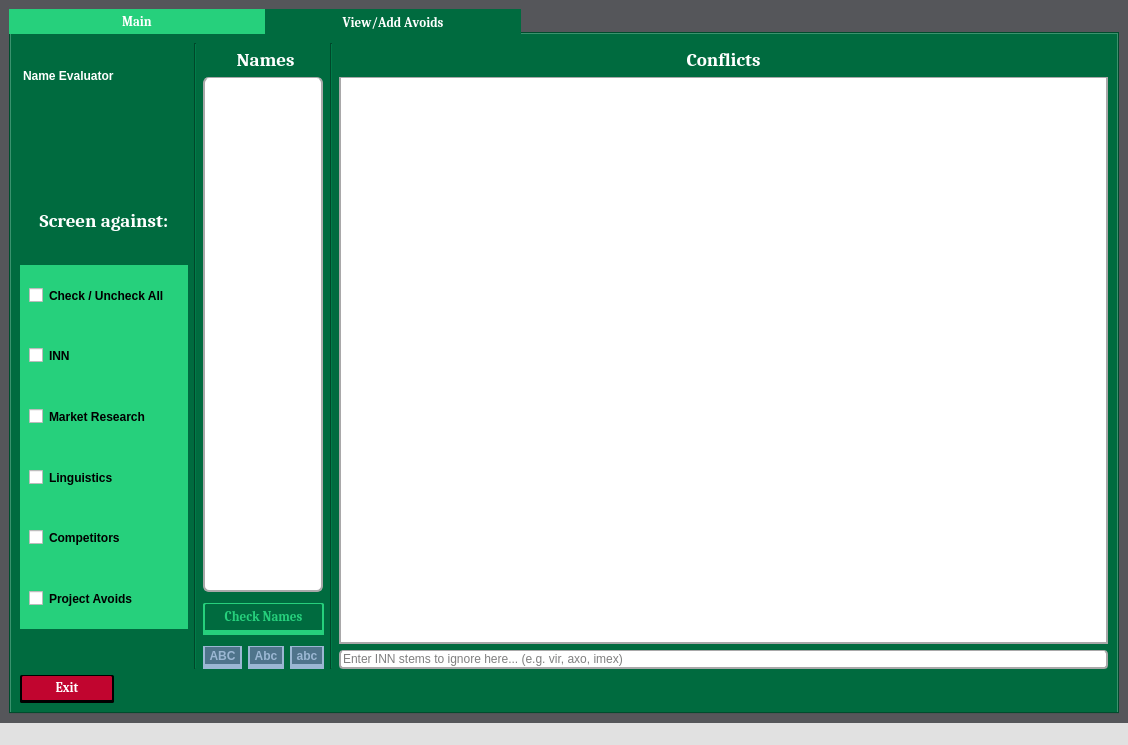
<?xml version="1.0" encoding="UTF-8"?>
<ui version="4.0">
 <class>NameEvaluator</class>
 <widget class="QMainWindow" name="NameEvaluator">
  <property name="geometry">
   <rect>
    <x>0</x>
    <y>0</y>
    <width>1128</width>
    <height>745</height>
   </rect>
  </property>
  <property name="font">
   <font>
    <pointsize>9</pointsize>
   </font>
  </property>
  <property name="windowTitle">
   <string>NameEvaluator</string>
  </property>
  <property name="windowIcon">
   <iconset>
    <normaloff>../../../NameChecker/src/archive/Projects/Old Projects/Name Checkers/genie/lamp.ico</normaloff>../../../NameChecker/src/archive/Projects/Old Projects/Name Checkers/genie/lamp.ico</iconset>
  </property>
  <property name="styleSheet">
   <string notr="true">QWidget{
background-color: rgb(225, 225, 225);
}
QCheckBox{
width:130%;
}
QTableWidget{
background-color: rgb(240, 240, 240);
border: 2px solid rgb(200, 200, 200);
}
QTableWidget:hover, QTableWidget:focus{
background-color:rgb(255,255,255);
}
QProgressBar{
background-color: rgb(215, 215, 215);;
color:white;
}
QProgressBar:bar {
background-color: grey;
width: 10px;
margin: 1px;
}
QRadioButton:hover{
color:rgb(100,100,100);
}
QTextEdit, QPlainTextEdit, QTextBrowser{
border: 2px solid rgb(180, 180, 180);
border-radius: 6px;
padding: 5px;
background-color: rgb(240, 240, 240);
}
QLineEdit{
border: 2px solid rgb(180, 180, 180);
border-radius: 4px;
background-color: rgb(240, 240, 240);
}
QLineEdit:hover, QLineEdit:focus, QTextEdit:hover, QTextEdit:focus, QPlainTextEdit:hover, QPlainTextEdit:focus{
background-color:rgb(255,255,255);
}
QLabel{
padding-top:5px;
color: black;
font: bold;
}
QPushButton {
color: black;
border: 2px solid rgb(190, 190, 190);
border-radius: 11px;
padding: 5px;
background: qradialgradient(cx: 0.2, cy: 1.3,
fx: 1.0, fy: 0.5,
radius: 1.35, stop: 0 rgb(228, 228, 228), stop: 1 rgb(208, 208, 208));
min-width: 80px;
font: bold;
}
QPushButton:pressed, QToolButton:pressed {
color:blue;
background: qradialgradient(cx: 0.4, cy: -0.1,
fx: 0.4, fy: -0.1,
radius: 1.35, stop: 0 #fff, stop: 1 rgb(245, 245, 245));
font:italic;
}
QPushButton:hover, QToolButton:hover{
color:rgb(100,100,100);
border: 2px solid rgb(200, 200, 200);
}
QScrollBar::horizontal {
max-height: 7px;
}
QScrollBar::vertical {
max-width: 7px;
}
QScrollBar::handle:vertical {
background-color:rgb(200, 200, 200);
max-width: 4px;
}
QScrollBar::handle:horizontal {
background-color:rgb(200, 200, 200);
max-height: 4px;
}</string>
  </property>
  <widget class="QWidget" name="MainWindow">
   <property name="styleSheet">
    <string notr="true">opacity: 0;
font: 10pt &quot;Cambria&quot;;
background-color: #55565A;
</string>
   </property>
   <layout class="QGridLayout" name="gridLayout_2">
    <item row="0" column="0">
     <widget class="QTabWidget" name="MainTab">
      <property name="font">
       <font>
        <family>Cambria</family>
        <pointsize>10</pointsize>
        <weight>50</weight>
        <italic>false</italic>
        <bold>false</bold>
        <underline>false</underline>
        <kerning>false</kerning>
       </font>
      </property>
      <property name="styleSheet">
       <string notr="true">QWidget{
background-color:#006B3F;
}
QLabel{
font: 75 14pt &quot;Cambria&quot;;
font-weight:bold;
color:white;
}
QPlainTextEdit {
background-color:white;
border-top:1px solid #A9A8A9;
border-left: 2px solid #A9A8A9;
border-right: 2px solid #A9A8A9;
border-bottom: 2px solid #A9A8A9;
}
QTableView {
background-color:white;
border-top:1px solid #A9A8A9;
border-left: 2px solid #A9A8A9;
border-right: 2px solid #A9A8A9;
border-bottom: 2px solid #A9A8A9;
}
QLineEdit{
background-color: white;
border-top:1px solid #A9A8A9;
border-left: 2px solid #A9A8A9;
border-right: 2px solid #A9A8A9;
border-bottom: 2px solid #A9A8A9;
}
QToolButton{
background-color: #4F748B;
border-top:1px solid #9BB7D3;
border-left: 2px solid #9BB7D3;
border-right: 2px solid #9BB7D3;
border-bottom: 5px solid #9BB7D3;
color:#9BB7D3;
font-weight:bold;
}
QToolButton:hover{
background-color: #9BB7D3;
color:white;
}
QToolButton:pressed{
background-color: #9BB7D3;
color:white;
border-top:5px solid white;
border-left: 2px solid white;
border-right: 2px solid white;
border-bottom: 1px solid white;
}
QPushButton{
background-color: #006B3F;
border-top:1px solid #26D07C;
border-left: 2px solid #26D07C;
border-right: 2px solid #26D07C;
border-bottom: 5px solid #26D07C;
border-radius: 2px;
color:#26D07C;
font-weight:bold;
}
QPushButton:hover{
background-color:#26D07C;
color:white;
}
QPushButton:pressed{
background-color: #006B3F;
border-top:5px solid white;
border-left: 2px solid white;
border-right: 2px solid white;
border-bottom: 2px solid white;
border-radius: 2px;
}
QGroupBox{
background-color: #26D07C;
border:none;
font-weight:bold;
}
QGroupBox:hover{
background-color: #A9A8A9;
}
QCheckBox{
border: None;
background-color: None;
font-weight:bold;

}
QCheckBox:hover{
color:white;
}

QTabWidget QTabBar::tab{
background-color: #006B3F;
height: 25px;
width: 256px;
color:white;
font-weight:bold;
}
QTabWidget QTabBar::tab:selected{
background-color: #26D07C;
width: 256px;
color:white;
}
QCheckbox{
border: None;
background-color: None;
}
QScrollBar:vertical {
background:#9BB7D3;
}
QScrollBar:handle{
background:#4F748B;
}
QScrollBar:pressed{
background:#A9A8A9;
}
QScrollBar::add-line:vertical {
height: 0px;
}
QScrollBar::sub-line:vertical {
height: 0px;
}
QScrollBar::add-page:vertical, QScrollBar::sub-page:vertical {
height: 0px;
}

</string>
      </property>
      <property name="tabPosition">
       <enum>QTabWidget::North</enum>
      </property>
      <property name="currentIndex">
       <number>0</number>
      </property>
      <widget class="QWidget" name="main_tab">
       <property name="styleSheet">
        <string notr="true"/>
       </property>
       <attribute name="title">
        <string>Main</string>
       </attribute>
       <layout class="QGridLayout" name="gridLayout">
        <item row="0" column="0">
         <layout class="QHBoxLayout" name="horizontalLayout">
          <item>
           <layout class="QVBoxLayout" name="verticalLayout_2">
            <property name="spacing">
             <number>0</number>
            </property>
            <property name="topMargin">
             <number>0</number>
            </property>
            <item>
             <widget class="QLabel" name="label_2">
              <property name="text">
               <string>Name Evaluator</string>
              </property>
             </widget>
            </item>
            <item alignment="Qt::AlignHCenter|Qt::AlignVCenter">
             <widget class="QLabel" name="label">
              <property name="maximumSize">
               <size>
                <width>150</width>
                <height>150</height>
               </size>
              </property>
              <property name="text">
               <string>&lt;html&gt;&lt;head/&gt;&lt;body&gt;&lt;p&gt;&lt;img src=&quot;:/img_/Leaderboard_Icon_RGB.jpg&quot;/&gt;&lt;/p&gt;&lt;/body&gt;&lt;/html&gt;</string>
              </property>
             </widget>
            </item>
            <item>
             <spacer name="horizontalSpacer_10">
              <property name="orientation">
               <enum>Qt::Horizontal</enum>
              </property>
              <property name="sizeType">
               <enum>QSizePolicy::Preferred</enum>
              </property>
              <property name="sizeHint" stdset="0">
               <size>
                <width>40</width>
                <height>20</height>
               </size>
              </property>
             </spacer>
            </item>
            <item>
             <spacer name="horizontalSpacer_7">
              <property name="orientation">
               <enum>Qt::Horizontal</enum>
              </property>
              <property name="sizeType">
               <enum>QSizePolicy::Preferred</enum>
              </property>
              <property name="sizeHint" stdset="0">
               <size>
                <width>40</width>
                <height>20</height>
               </size>
              </property>
             </spacer>
            </item>
            <item alignment="Qt::AlignTop">
             <widget class="QLabel" name="name_rationale_label_3">
              <property name="sizePolicy">
               <sizepolicy hsizetype="Preferred" vsizetype="Fixed">
                <horstretch>0</horstretch>
                <verstretch>0</verstretch>
               </sizepolicy>
              </property>
              <property name="minimumSize">
               <size>
                <width>0</width>
                <height>0</height>
               </size>
              </property>
              <property name="font">
               <font>
                <family>Cambria</family>
                <pointsize>14</pointsize>
                <weight>75</weight>
                <italic>false</italic>
                <bold>true</bold>
               </font>
              </property>
              <property name="statusTip">
               <string>Choose what you would like to screen against</string>
              </property>
              <property name="styleSheet">
               <string notr="true"/>
              </property>
              <property name="text">
               <string>Screen against:</string>
              </property>
              <property name="alignment">
               <set>Qt::AlignCenter</set>
              </property>
             </widget>
            </item>
            <item>
             <widget class="QGroupBox" name="group_check_uncheck_all">
              <property name="mouseTracking">
               <bool>false</bool>
              </property>
              <property name="styleSheet">
               <string notr="true"/>
              </property>
              <property name="checkable">
               <bool>false</bool>
              </property>
              <layout class="QHBoxLayout" name="horizontalLayout_13">
               <item>
                <widget class="QCheckBox" name="checkbox_all">
                 <property name="toolTip">
                  <string/>
                 </property>
                 <property name="statusTip">
                  <string>Check or uncheck all options [Ctrl+Shift+A]</string>
                 </property>
                 <property name="styleSheet">
                  <string notr="true"/>
                 </property>
                 <property name="text">
                  <string>Check / Uncheck All</string>
                 </property>
                 <property name="shortcut">
                  <string>Ctrl+Shift+A</string>
                 </property>
                </widget>
               </item>
              </layout>
             </widget>
            </item>
            <item>
             <widget class="QGroupBox" name="group_inn">
              <property name="styleSheet">
               <string notr="true"/>
              </property>
              <layout class="QHBoxLayout" name="horizontalLayout_4">
               <item>
                <widget class="QCheckBox" name="checkbox_inn">
                 <property name="enabled">
                  <bool>true</bool>
                 </property>
                 <property name="sizePolicy">
                  <sizepolicy hsizetype="Preferred" vsizetype="Fixed">
                   <horstretch>0</horstretch>
                   <verstretch>0</verstretch>
                  </sizepolicy>
                 </property>
                 <property name="maximumSize">
                  <size>
                   <width>16777215</width>
                   <height>16777215</height>
                  </size>
                 </property>
                 <property name="toolTip">
                  <string/>
                 </property>
                 <property name="statusTip">
                  <string>Check against INN avoids</string>
                 </property>
                 <property name="styleSheet">
                  <string notr="true"/>
                 </property>
                 <property name="text">
                  <string>INN</string>
                 </property>
                 <attribute name="buttonGroup">
                  <string notr="true">checkboxGroup</string>
                 </attribute>
                </widget>
               </item>
              </layout>
             </widget>
            </item>
            <item>
             <widget class="QGroupBox" name="group_market_research">
              <property name="whatsThis">
               <string>checkboxContainer</string>
              </property>
              <property name="styleSheet">
               <string notr="true"/>
              </property>
              <layout class="QHBoxLayout" name="horizontalLayout_3">
               <item>
                <widget class="QCheckBox" name="checkbox_market_research">
                 <property name="sizePolicy">
                  <sizepolicy hsizetype="Preferred" vsizetype="Fixed">
                   <horstretch>0</horstretch>
                   <verstretch>0</verstretch>
                  </sizepolicy>
                 </property>
                 <property name="maximumSize">
                  <size>
                   <width>16777215</width>
                   <height>16777215</height>
                  </size>
                 </property>
                 <property name="toolTip">
                  <string/>
                 </property>
                 <property name="statusTip">
                  <string>Check against market research avoids</string>
                 </property>
                 <property name="text">
                  <string>Market Research</string>
                 </property>
                 <attribute name="buttonGroup">
                  <string notr="true">checkboxGroup</string>
                 </attribute>
                </widget>
               </item>
              </layout>
             </widget>
            </item>
            <item>
             <widget class="QGroupBox" name="group_linguistics">
              <layout class="QHBoxLayout" name="horizontalLayout_2">
               <item>
                <widget class="QCheckBox" name="checkbox_linguistic">
                 <property name="sizePolicy">
                  <sizepolicy hsizetype="Preferred" vsizetype="Fixed">
                   <horstretch>0</horstretch>
                   <verstretch>0</verstretch>
                  </sizepolicy>
                 </property>
                 <property name="maximumSize">
                  <size>
                   <width>16777215</width>
                   <height>16777215</height>
                  </size>
                 </property>
                 <property name="toolTip">
                  <string/>
                 </property>
                 <property name="statusTip">
                  <string>Check against linguistic avoids</string>
                 </property>
                 <property name="styleSheet">
                  <string notr="true"/>
                 </property>
                 <property name="text">
                  <string>Linguistics</string>
                 </property>
                 <attribute name="buttonGroup">
                  <string notr="true">checkboxGroup</string>
                 </attribute>
                </widget>
               </item>
              </layout>
             </widget>
            </item>
            <item>
             <widget class="QGroupBox" name="group_competitor">
              <layout class="QHBoxLayout" name="horizontalLayout_5">
               <item>
                <widget class="QCheckBox" name="checkbox_competitor">
                 <property name="sizePolicy">
                  <sizepolicy hsizetype="Preferred" vsizetype="Fixed">
                   <horstretch>0</horstretch>
                   <verstretch>0</verstretch>
                  </sizepolicy>
                 </property>
                 <property name="maximumSize">
                  <size>
                   <width>16777215</width>
                   <height>16777215</height>
                  </size>
                 </property>
                 <property name="toolTip">
                  <string/>
                 </property>
                 <property name="statusTip">
                  <string>Check against competitor names</string>
                 </property>
                 <property name="styleSheet">
                  <string notr="true"/>
                 </property>
                 <property name="text">
                  <string>Competitors</string>
                 </property>
                 <attribute name="buttonGroup">
                  <string notr="true">checkboxGroup</string>
                 </attribute>
                </widget>
               </item>
              </layout>
             </widget>
            </item>
            <item>
             <widget class="QGroupBox" name="group_project_avoids">
              <layout class="QHBoxLayout" name="horizontalLayout_7">
               <item>
                <widget class="QCheckBox" name="checkbox_project">
                 <property name="sizePolicy">
                  <sizepolicy hsizetype="Preferred" vsizetype="Fixed">
                   <horstretch>0</horstretch>
                   <verstretch>0</verstretch>
                  </sizepolicy>
                 </property>
                 <property name="maximumSize">
                  <size>
                   <width>16777215</width>
                   <height>16777215</height>
                  </size>
                 </property>
                 <property name="toolTip">
                  <string/>
                 </property>
                 <property name="statusTip">
                  <string>Check against project avoids</string>
                 </property>
                 <property name="styleSheet">
                  <string notr="true"/>
                 </property>
                 <property name="text">
                  <string>Project Avoids</string>
                 </property>
                 <attribute name="buttonGroup">
                  <string notr="true">checkboxGroup</string>
                 </attribute>
                </widget>
               </item>
              </layout>
             </widget>
            </item>
            <item>
             <spacer name="horizontalSpacer">
              <property name="orientation">
               <enum>Qt::Horizontal</enum>
              </property>
              <property name="sizeType">
               <enum>QSizePolicy::Preferred</enum>
              </property>
              <property name="sizeHint" stdset="0">
               <size>
                <width>40</width>
                <height>20</height>
               </size>
              </property>
             </spacer>
            </item>
            <item>
             <spacer name="horizontalSpacer_9">
              <property name="orientation">
               <enum>Qt::Horizontal</enum>
              </property>
              <property name="sizeType">
               <enum>QSizePolicy::Preferred</enum>
              </property>
              <property name="sizeHint" stdset="0">
               <size>
                <width>40</width>
                <height>20</height>
               </size>
              </property>
             </spacer>
            </item>
           </layout>
          </item>
          <item>
           <widget class="Line" name="line_9">
            <property name="orientation">
             <enum>Qt::Vertical</enum>
            </property>
           </widget>
          </item>
          <item>
           <layout class="QVBoxLayout" name="verticalLayout_3">
            <property name="spacing">
             <number>6</number>
            </property>
            <property name="sizeConstraint">
             <enum>QLayout::SetDefaultConstraint</enum>
            </property>
            <item>
             <widget class="QLabel" name="name_rationale_label_2">
              <property name="sizePolicy">
               <sizepolicy hsizetype="Preferred" vsizetype="Fixed">
                <horstretch>0</horstretch>
                <verstretch>0</verstretch>
               </sizepolicy>
              </property>
              <property name="minimumSize">
               <size>
                <width>0</width>
                <height>0</height>
               </size>
              </property>
              <property name="font">
               <font>
                <family>Cambria</family>
                <pointsize>14</pointsize>
                <weight>75</weight>
                <italic>false</italic>
                <bold>true</bold>
               </font>
              </property>
              <property name="statusTip">
               <string>Your Names without rationale and/or notes</string>
              </property>
              <property name="styleSheet">
               <string notr="true"/>
              </property>
              <property name="text">
               <string> Names</string>
              </property>
              <property name="alignment">
               <set>Qt::AlignCenter</set>
              </property>
             </widget>
            </item>
            <item>
             <widget class="QPlainTextEdit" name="text_names">
              <property name="sizePolicy">
               <sizepolicy hsizetype="Preferred" vsizetype="Expanding">
                <horstretch>0</horstretch>
                <verstretch>0</verstretch>
               </sizepolicy>
              </property>
              <property name="maximumSize">
               <size>
                <width>120</width>
                <height>16777215</height>
               </size>
              </property>
              <property name="font">
               <font>
                <family>Cambria</family>
                <pointsize>10</pointsize>
                <weight>50</weight>
                <italic>false</italic>
                <bold>false</bold>
               </font>
              </property>
              <property name="statusTip">
               <string>Enter all names to be checked against here</string>
              </property>
              <property name="styleSheet">
               <string notr="true"/>
              </property>
              <property name="lineWrapMode">
               <enum>QPlainTextEdit::NoWrap</enum>
              </property>
             </widget>
            </item>
            <item>
             <layout class="QHBoxLayout" name="horizontalLayout_19">
              <property name="topMargin">
               <number>5</number>
              </property>
              <property name="bottomMargin">
               <number>5</number>
              </property>
              <item>
               <widget class="QPushButton" name="btn_check_names">
                <property name="sizePolicy">
                 <sizepolicy hsizetype="Preferred" vsizetype="Fixed">
                  <horstretch>0</horstretch>
                  <verstretch>0</verstretch>
                 </sizepolicy>
                </property>
                <property name="font">
                 <font>
                  <family>Cambria</family>
                  <pointsize>10</pointsize>
                  <weight>75</weight>
                  <italic>false</italic>
                  <bold>true</bold>
                 </font>
                </property>
                <property name="statusTip">
                 <string>Commit and run names against all selected avoids [Ctrl+ Enter]</string>
                </property>
                <property name="styleSheet">
                 <string notr="true"/>
                </property>
                <property name="text">
                 <string>Check Names</string>
                </property>
                <property name="shortcut">
                 <string>Ctrl+Return</string>
                </property>
               </widget>
              </item>
             </layout>
            </item>
            <item>
             <layout class="QHBoxLayout" name="horizontalLayout_6">
              <item>
               <widget class="QToolButton" name="btn_upper_case">
                <property name="toolTip">
                 <string/>
                </property>
                <property name="statusTip">
                 <string>Set all names to uppercase</string>
                </property>
                <property name="styleSheet">
                 <string notr="true"/>
                </property>
                <property name="text">
                 <string>ABC</string>
                </property>
               </widget>
              </item>
              <item>
               <widget class="QToolButton" name="btn_title_case">
                <property name="toolTip">
                 <string/>
                </property>
                <property name="statusTip">
                 <string>Set all names to title case</string>
                </property>
                <property name="styleSheet">
                 <string notr="true"/>
                </property>
                <property name="text">
                 <string>Abc</string>
                </property>
               </widget>
              </item>
              <item>
               <widget class="QToolButton" name="btn_lower_case">
                <property name="toolTip">
                 <string/>
                </property>
                <property name="statusTip">
                 <string>Set all names to lowercase</string>
                </property>
                <property name="styleSheet">
                 <string notr="true"/>
                </property>
                <property name="text">
                 <string>abc</string>
                </property>
               </widget>
              </item>
             </layout>
            </item>
           </layout>
          </item>
          <item>
           <widget class="Line" name="line_4">
            <property name="orientation">
             <enum>Qt::Vertical</enum>
            </property>
           </widget>
          </item>
          <item>
           <layout class="QVBoxLayout" name="verticalLayout_7">
            <item>
             <widget class="QLabel" name="name_conflict_label">
              <property name="enabled">
               <bool>true</bool>
              </property>
              <property name="sizePolicy">
               <sizepolicy hsizetype="Preferred" vsizetype="Fixed">
                <horstretch>0</horstretch>
                <verstretch>0</verstretch>
               </sizepolicy>
              </property>
              <property name="font">
               <font>
                <family>Cambria</family>
                <pointsize>14</pointsize>
                <weight>75</weight>
                <italic>false</italic>
                <bold>true</bold>
               </font>
              </property>
              <property name="text">
               <string>Conflicts</string>
              </property>
              <property name="alignment">
               <set>Qt::AlignCenter</set>
              </property>
             </widget>
            </item>
            <item>
             <widget class="QTableView" name="qtable_results">
              <property name="statusTip">
               <string>Results of avoid checks here</string>
              </property>
              <property name="styleSheet">
               <string notr="true"/>
              </property>
              <property name="frameShadow">
               <enum>QFrame::Plain</enum>
              </property>
              <property name="verticalScrollBarPolicy">
               <enum>Qt::ScrollBarAsNeeded</enum>
              </property>
              <property name="editTriggers">
               <set>QAbstractItemView::NoEditTriggers</set>
              </property>
              <property name="sortingEnabled">
               <bool>true</bool>
              </property>
              <attribute name="verticalHeaderCascadingSectionResizes">
               <bool>true</bool>
              </attribute>
              <attribute name="verticalHeaderMinimumSectionSize">
               <number>23</number>
              </attribute>
             </widget>
            </item>
            <item>
             <widget class="QLineEdit" name="lineedit_ignore">
              <property name="sizePolicy">
               <sizepolicy hsizetype="MinimumExpanding" vsizetype="Fixed">
                <horstretch>0</horstretch>
                <verstretch>0</verstretch>
               </sizepolicy>
              </property>
              <property name="statusTip">
               <string>Enter a INN stems to be ignored (e.g vir, axo, imex)</string>
              </property>
              <property name="styleSheet">
               <string notr="true"/>
              </property>
              <property name="placeholderText">
               <string>Enter INN stems to ignore here... (e.g. vir, axo, imex)</string>
              </property>
             </widget>
            </item>
           </layout>
          </item>
         </layout>
        </item>
        <item row="2" column="0">
         <layout class="QHBoxLayout" name="horizontalLayout_21">
          <item>
           <widget class="QPushButton" name="btn_exit">
            <property name="sizePolicy">
             <sizepolicy hsizetype="Preferred" vsizetype="Fixed">
              <horstretch>0</horstretch>
              <verstretch>0</verstretch>
             </sizepolicy>
            </property>
            <property name="minimumSize">
             <size>
              <width>94</width>
              <height>0</height>
             </size>
            </property>
            <property name="maximumSize">
             <size>
              <width>16777215</width>
              <height>28</height>
             </size>
            </property>
            <property name="font">
             <font>
              <family>Cambria</family>
              <pointsize>10</pointsize>
              <weight>75</weight>
              <italic>false</italic>
              <bold>true</bold>
             </font>
            </property>
            <property name="statusTip">
             <string>Exit the application</string>
            </property>
            <property name="styleSheet">
             <string notr="true">:hover{
	font: 75 12pt &quot;Cambria&quot;;
	background-color:#D0B888;
	border-color:#D0B888;
}
QPushButton{
background-color: #C1052F;
color: white;
border-top:1px solid black;
border-left: 2px solid black;
border-right: 2px solid black;
border-bottom: 3px solid black;
font-weight:bold;
}
</string>
            </property>
            <property name="text">
             <string>      Exit      </string>
            </property>
           </widget>
          </item>
          <item>
           <spacer name="horizontalSpacer_11">
            <property name="orientation">
             <enum>Qt::Horizontal</enum>
            </property>
            <property name="sizeHint" stdset="0">
             <size>
              <width>40</width>
              <height>20</height>
             </size>
            </property>
           </spacer>
          </item>
         </layout>
        </item>
       </layout>
      </widget>
      <widget class="QWidget" name="avoids_tab">
       <attribute name="title">
        <string>View/Add Avoids</string>
       </attribute>
       <layout class="QGridLayout" name="gridLayout_3">
        <item row="0" column="0">
         <layout class="QGridLayout" name="gridLayout_5">
          <item row="1" column="3">
           <spacer name="verticalSpacer_3">
            <property name="orientation">
             <enum>Qt::Vertical</enum>
            </property>
            <property name="sizeHint" stdset="0">
             <size>
              <width>20</width>
              <height>40</height>
             </size>
            </property>
           </spacer>
          </item>
          <item row="1" column="4">
           <layout class="QGridLayout" name="gridLayout_6">
            <property name="sizeConstraint">
             <enum>QLayout::SetDefaultConstraint</enum>
            </property>
            <item row="1" column="3">
             <widget class="QTableView" name="qtable_avoids">
              <property name="statusTip">
               <string>Complete list of all avoids</string>
              </property>
              <property name="editTriggers">
               <set>QAbstractItemView::NoEditTriggers</set>
              </property>
              <property name="sortingEnabled">
               <bool>true</bool>
              </property>
              <property name="wordWrap">
               <bool>true</bool>
              </property>
             </widget>
            </item>
            <item row="4" column="3">
             <layout class="QGridLayout" name="gridLayout_7">
              <item row="0" column="0" alignment="Qt::AlignHCenter">
               <widget class="QPushButton" name="btn_reload_avoids">
                <property name="statusTip">
                 <string>Reload avoids from master list only</string>
                </property>
                <property name="text">
                 <string>Reload Avoids</string>
                </property>
               </widget>
              </item>
             </layout>
            </item>
            <item row="3" column="3">
             <layout class="QHBoxLayout" name="horizontalLayout_11">
              <item>
               <widget class="QLineEdit" name="lineedit_filter_avoids">
                <property name="statusTip">
                 <string>Enter avoids to filter for here</string>
                </property>
                <property name="inputMask">
                 <string/>
                </property>
                <property name="text">
                 <string/>
                </property>
                <property name="placeholderText">
                 <string>Filter avoids</string>
                </property>
               </widget>
              </item>
             </layout>
            </item>
            <item row="0" column="3">
             <layout class="QHBoxLayout" name="horizontalLayout_12">
              <item alignment="Qt::AlignHCenter">
               <widget class="QLabel" name="label_all_avoids">
                <property name="text">
                 <string>All Avoids</string>
                </property>
               </widget>
              </item>
             </layout>
            </item>
           </layout>
          </item>
          <item row="1" column="1">
           <spacer name="verticalSpacer">
            <property name="orientation">
             <enum>Qt::Vertical</enum>
            </property>
            <property name="sizeHint" stdset="0">
             <size>
              <width>20</width>
              <height>40</height>
             </size>
            </property>
           </spacer>
          </item>
          <item row="1" column="0">
           <layout class="QGridLayout" name="gridLayout_4">
            <property name="sizeConstraint">
             <enum>QLayout::SetNoConstraint</enum>
            </property>
            <item row="2" column="0">
             <layout class="QHBoxLayout" name="horizontalLayout_8">
              <item>
               <widget class="QLabel" name="label_project_avoids">
                <property name="text">
                 <string>Project Avoids to Add</string>
                </property>
                <property name="alignment">
                 <set>Qt::AlignCenter</set>
                </property>
               </widget>
              </item>
              <item>
               <widget class="Line" name="line_2">
                <property name="lineWidth">
                 <number>2</number>
                </property>
                <property name="orientation">
                 <enum>Qt::Vertical</enum>
                </property>
               </widget>
              </item>
              <item>
               <widget class="QLabel" name="label_competitor">
                <property name="text">
                 <string>Competitor to Add</string>
                </property>
                <property name="alignment">
                 <set>Qt::AlignCenter</set>
                </property>
               </widget>
              </item>
             </layout>
            </item>
            <item row="5" column="0">
             <layout class="QGridLayout" name="gridLayout_8">
              <item row="0" column="0" alignment="Qt::AlignHCenter|Qt::AlignVCenter">
               <widget class="QPushButton" name="btn_save_avoids">
                <property name="maximumSize">
                 <size>
                  <width>300</width>
                  <height>16777215</height>
                 </size>
                </property>
                <property name="statusTip">
                 <string>Save and combine avoids with master list [Ctrl+Enter]</string>
                </property>
                <property name="text">
                 <string>Save Avoids</string>
                </property>
                <property name="shortcut">
                 <string>Ctrl+Return</string>
                </property>
               </widget>
              </item>
             </layout>
            </item>
            <item row="3" column="0">
             <layout class="QHBoxLayout" name="horizontalLayout_9">
              <item>
               <widget class="QPlainTextEdit" name="text_project_avoids">
                <property name="maximumSize">
                 <size>
                  <width>300</width>
                  <height>16777215</height>
                 </size>
                </property>
                <property name="statusTip">
                 <string>Enter project avoids here</string>
                </property>
               </widget>
              </item>
              <item>
               <widget class="Line" name="line_3">
                <property name="orientation">
                 <enum>Qt::Vertical</enum>
                </property>
               </widget>
              </item>
              <item>
               <widget class="QPlainTextEdit" name="text_competitor">
                <property name="statusTip">
                 <string>Enter competitor names here</string>
                </property>
               </widget>
              </item>
             </layout>
            </item>
           </layout>
          </item>
          <item row="1" column="2">
           <widget class="Line" name="line">
            <property name="orientation">
             <enum>Qt::Vertical</enum>
            </property>
           </widget>
          </item>
         </layout>
        </item>
       </layout>
      </widget>
     </widget>
    </item>
   </layout>
  </widget>
  <widget class="QStatusBar" name="statusbar"/>
  <action name="actionExit">
   <property name="text">
    <string>Leave</string>
   </property>
   <property name="shortcut">
    <string/>
   </property>
  </action>
  <action name="actionView_pharma_avoids">
   <property name="text">
    <string>View Pharma Avoids</string>
   </property>
   <property name="statusTip">
    <string>View Pharma Avoids</string>
   </property>
  </action>
  <action name="actionView_inn_avoids">
   <property name="text">
    <string>View INN Avoids</string>
   </property>
  </action>
  <action name="actionProject_avoids">
   <property name="text">
    <string>Project Avoids</string>
   </property>
  </action>
  <action name="actionInternal_names">
   <property name="text">
    <string>Internal Names</string>
   </property>
  </action>
  <action name="actionPresented_names">
   <property name="text">
    <string>Presented Names</string>
   </property>
  </action>
  <action name="actionCompetitor_names">
   <property name="text">
    <string>Competitor Names</string>
   </property>
  </action>
  <action name="actionOptions">
   <property name="text">
    <string>Options</string>
   </property>
   <property name="statusTip">
    <string>View Options</string>
   </property>
  </action>
  <action name="actionTool_1">
   <property name="text">
    <string>Tool 1</string>
   </property>
  </action>
  <action name="actionTool_style">
   <property name="text">
    <string>Tool 2</string>
   </property>
  </action>
  <action name="actionTool_3">
   <property name="text">
    <string>Tool 3</string>
   </property>
  </action>
  <action name="actionTool_4">
   <property name="text">
    <string>Tool 4</string>
   </property>
  </action>
  <action name="actionTool_5">
   <property name="text">
    <string>Tool 5</string>
   </property>
  </action>
  <action name="actionSave_names">
   <property name="text">
    <string>Commit Names</string>
   </property>
  </action>
  <action name="actionSort_names">
   <property name="text">
    <string>Sort Names (A-Z)</string>
   </property>
  </action>
  <action name="actionFind_conflicts">
   <property name="text">
    <string>Find Conflicts</string>
   </property>
  </action>
  <action name="actionClear_avoids">
   <property name="text">
    <string>Clear All Avoids</string>
   </property>
  </action>
  <action name="actionView_stripped_names">
   <property name="text">
    <string>View names without rationale</string>
   </property>
  </action>
  <action name="actionINN_avoids_password_required">
   <property name="text">
    <string>INN avoids (password req.)</string>
   </property>
  </action>
  <action name="actionPharma_Avoids_password_req">
   <property name="text">
    <string>Pharma Avoids (password req.)</string>
   </property>
  </action>
  <action name="actionINN_avoids">
   <property name="text">
    <string>INN Avoids</string>
   </property>
  </action>
  <action name="actionPharma_avoids">
   <property name="text">
    <string>Pharma Avoids</string>
   </property>
  </action>
  <action name="actionAdd_avoids">
   <property name="text">
    <string>Add Avoids</string>
   </property>
  </action>
 </widget>
 <resources>
  <include location="Resources.qrc"/>
 </resources>
 <connections/>
 <buttongroups>
  <buttongroup name="checkboxGroup">
   <property name="exclusive">
    <bool>false</bool>
   </property>
  </buttongroup>
 </buttongroups>
</ui>
